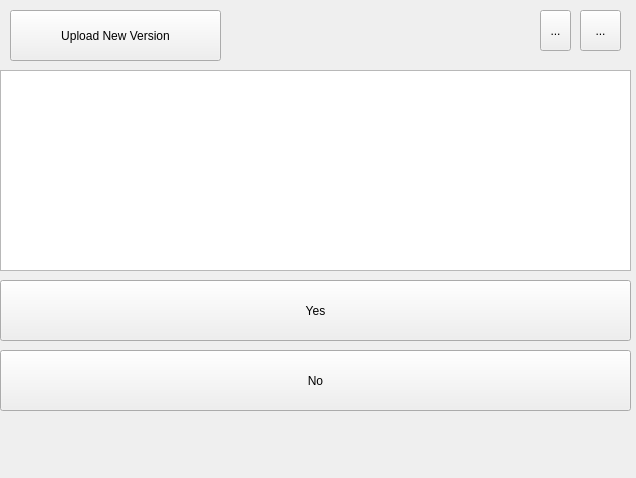
<?xml version="1.0" encoding="UTF-8"?>
<ui version="4.0">
 <class>MainWindow</class>
 <widget class="QMainWindow" name="MainWindow">
  <property name="geometry">
   <rect>
    <x>0</x>
    <y>0</y>
    <width>636</width>
    <height>478</height>
   </rect>
  </property>
  <property name="windowTitle">
   <string>Elixys Installer</string>
  </property>
  <widget class="QWidget" name="centralwidget">
   <widget class="QPushButton" name="upload_btn">
    <property name="geometry">
     <rect>
      <x>10</x>
      <y>10</y>
      <width>211</width>
      <height>51</height>
     </rect>
    </property>
    <property name="text">
     <string>Upload New Version</string>
    </property>
   </widget>
   <widget class="QTextEdit" name="status_txt">
    <property name="geometry">
     <rect>
      <x>0</x>
      <y>70</y>
      <width>631</width>
      <height>201</height>
     </rect>
    </property>
    <property name="readOnly">
     <bool>true</bool>
    </property>
   </widget>
   <widget class="QToolButton" name="app_is_up">
    <property name="geometry">
     <rect>
      <x>540</x>
      <y>10</y>
      <width>31</width>
      <height>41</height>
     </rect>
    </property>
    <property name="text">
     <string>...</string>
    </property>
    <property name="icon">
     <iconset>
      <normaloff>1448244482_ic_network_wifi_48px.png</normaloff>1448244482_ic_network_wifi_48px.png</iconset>
    </property>
    <property name="iconSize">
     <size>
      <width>40</width>
      <height>40</height>
     </size>
    </property>
   </widget>
   <widget class="QToolButton" name="box_is_up">
    <property name="geometry">
     <rect>
      <x>580</x>
      <y>10</y>
      <width>41</width>
      <height>41</height>
     </rect>
    </property>
    <property name="text">
     <string>...</string>
    </property>
    <property name="icon">
     <iconset>
      <normaloff>noun_176244_cc.png</normaloff>noun_176244_cc.png</iconset>
    </property>
    <property name="iconSize">
     <size>
      <width>40</width>
      <height>40</height>
     </size>
    </property>
   </widget>
   <widget class="QPushButton" name="no_btn">
    <property name="geometry">
     <rect>
      <x>0</x>
      <y>350</y>
      <width>631</width>
      <height>61</height>
     </rect>
    </property>
    <property name="text">
     <string>No</string>
    </property>
   </widget>
   <widget class="QPushButton" name="yes_btn">
    <property name="geometry">
     <rect>
      <x>0</x>
      <y>280</y>
      <width>631</width>
      <height>61</height>
     </rect>
    </property>
    <property name="text">
     <string>Yes</string>
    </property>
   </widget>
  </widget>
  <widget class="QMenuBar" name="menubar">
   <property name="geometry">
    <rect>
     <x>0</x>
     <y>0</y>
     <width>636</width>
     <height>31</height>
    </rect>
   </property>
  </widget>
 </widget>
 <resources/>
 <connections/>
</ui>
